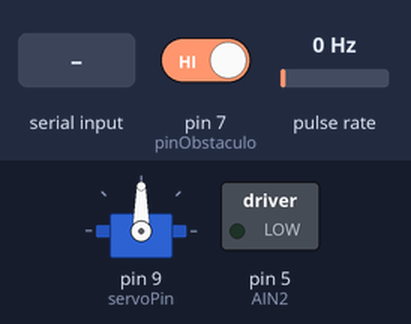
Recording of a sketch running on a simulated Arduino Uno, built with avr-gcc and run on an emulated ATmega328P. Parts: servo, switched loads named in the sketch (green lamp = pin HIGH). Wiring (inferred from the names in the program): pulse sensor: data pin 2. The test bench sets the inputs (shaded band); at power-on: pin 7 (pinObstaculo) HIGH, pulse rate 0 Hz. What the sketch prints to the serial monitor is not drawn.

Above: at 1.2 s.
1.3 s: "1\n" received over Serial
At 2.5 s:
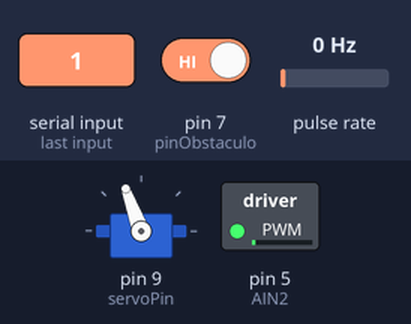
2.8 s: "2\n" received over Serial
At 4.0 s:
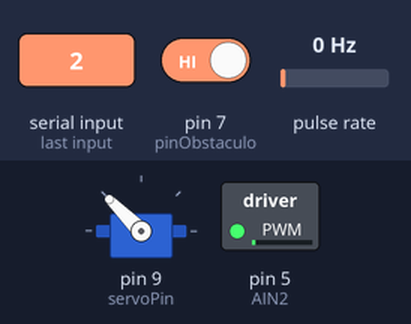
4.3 s: "3\n" received over Serial
At 5.5 s:
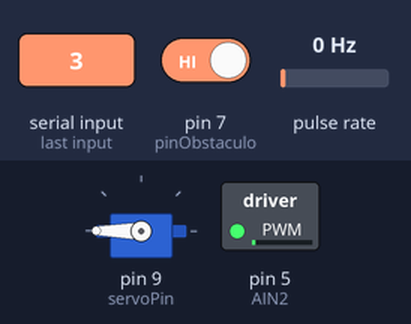
5.8 s: "90,45\n" received over Serial
At 7.0 s:
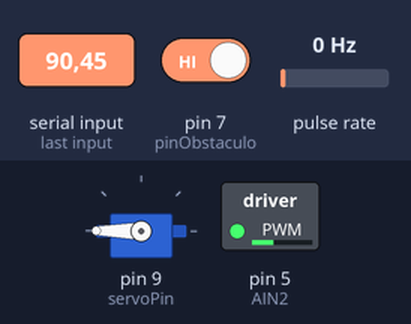
7.3 s: "200\n" received over Serial
At 8.5 s:
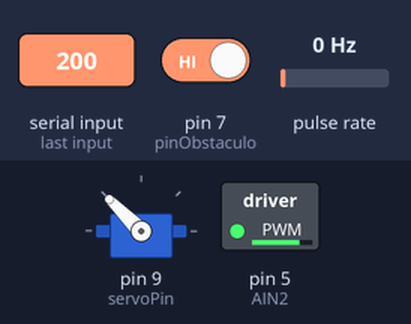
8.8 s: "90\n" received over Serial
At 9.4 s:
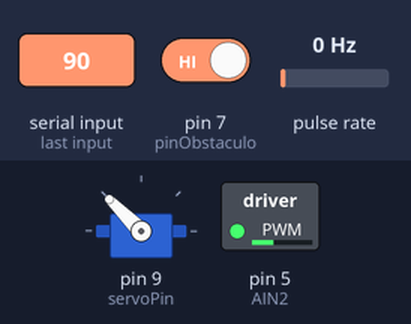
Timing chart, 0 to 11.3 s (numbered marks = the images above; inputs shaded):
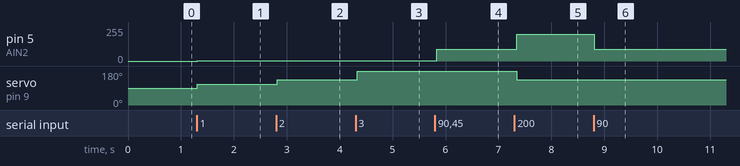

Measured:
- after the input at 1.3 s, pin 5 (AIN2): 0/255 → 1/255 at once; servo on pin 9 (servoPin): 90° → 110° at once
- after the input at 2.8 s, pin 5 (AIN2): 1/255 → 2/255 at once; servo on pin 9 (servoPin): 110° → 135° at once
- after the input at 4.3 s, pin 5 (AIN2): 2/255 → 3/255 at once; servo on pin 9 (servoPin): 135° → 180° at once
- after the input at 5.8 s, pin 5 (AIN2): 3/255 → 90/255 at once
- after the input at 7.3 s, pin 5 (AIN2): 90/255 → 200/255 after 0.05 s; servo on pin 9 (servoPin): 180° → 135° after 0.05 s
- after the input at 8.8 s, pin 5 (AIN2): 200/255 → 90/255 at once

The sketch:

Programacion_Experimenta.ino
```cpp
#include <Servo.h>

const int enconderPin = 2; // Pin A para el Encoder
const int AIN2 = 5; // Salida PWM del motor
const byte pinObstaculo = 7;  // Pin digital utilizado para el sensor de obstáculos
const int servoPin = 9; // Pin de señal del servo

int motorPwm = 0; // Valor del PWM del motor
unsigned int rpm = 0;       // Variable para almacenar las RPM
volatile byte pulses = 0;   // Contador de pulsos del Encoder
int estadoAnterior = 0; // Variable para almacenar el estado anterior del sensor
char servoCommand = '3'; // Valor del servo

unsigned long lastTime = 0; // Variable para almacenar el tiempo anterior
int sampleTime = 100;       // Intervalo de muestreo en milisegundos
int hayObstaculo = HIGH;  // Variable para almacenar el estado del sensor de obstáculos

int angle1 = 110;    // Ángulo del primer estado
int angle2 = 135;   // Ángulo del segundo estado
int angle3 = 180;   // Ángulo del tercer estado

Servo myservo;  // Creamos un objeto servo para controlar un servo

String inputString = ""; // Cadena de entrada
//boolean stringComplete = false; // Bandera de cadena completa

void setup() {
  // Inicializar el puerto serie a 9600 baudios
  Serial.begin(9600);

  // Configurar la salida del motor
  pinMode(AIN2, OUTPUT);
  analogWrite(AIN2, 0); // Inicializar el valor del PWM en 0

  // Configurar la entrada del encoder
  pinMode(enconderPin, INPUT); // Configurar el pin del Encoder como entrada
  attachInterrupt(0, counter, RISING); // Habilitar la interrupción en el pin 1 (INT1) para contar los pulsos del Encoder

  // Configurar el servo
  myservo.attach(servoPin);
}

void loop() {

  if (Serial.available() > 0) { // Si hay datos disponibles en el puerto serie
  String inputString = Serial.readStringUntil('\n'); // Lee los datos hasta encontrar el caracter de fin de línea

  // Separa los valores del motor y del servo
  String motorString = inputString.substring(0, inputString.indexOf('_'));
  String servoString = inputString.substring(inputString.indexOf('_') + 1);

  // Convierte los valores a enteros y caracteres, respectivamente
  motorPwm = motorString.toInt();
  servoCommand = servoString.charAt(0);

  // Escribir el valor del PWM en la salida
  analogWrite(AIN2, motorPwm);

  // Mover el servo según el valor recibido
  switch(servoCommand) {
    case '1':
      myservo.write(angle1);
      break;

    case '2':
      myservo.write(angle2);
      break;

    case '3':
      myservo.write(angle3);
      break;
  }

  }

  leerSensorObstaculo(); // Función para leer el estado del sensor
  readRPM(); // Función para calcular y imprimir las RPM del motor

  // Enviar los datos como una tupla

  String msg = String(rpm) + "_" + String(estadoAnterior);
  Serial.println(msg);

}

void readRPM() {
  unsigned long currentMillis = millis(); // Obtener el tiempo actual en milisegundos

  if ((currentMillis - lastTime) >= sampleTime){

    detachInterrupt(0); // Deshabilitar la interrupción para evitar problemas de concurrencia
    lastTime = currentMillis; // Actualizar el tiempo anterior

    // Cálculo de las RPM del motor
    rpm = 0.1*(10*pulses*(60.0/374.22))+0.9*rpm; // RPM del eje principal

    lastTime = millis(); // Actualizar el tiempo anterior
    pulses = 0; // Reiniciar el contador de pulsos

    attachInterrupt(0,counter,RISING); // Volver a habilitar la interrupción en el pin 1 (INT1) del Encoder

  }

  delay(50); // Pequeña pausa para evitar lecturas erróneas del Encoder
}

void leerSensorObstaculo() {
  static unsigned long lastReadTime = 0; // Variable para almacenar el tiempo de la última lectura del sensor de obstáculos
  unsigned long currentTime = millis(); // Obtener el tiempo actual en milisegundos

  if ((currentTime - lastReadTime) >= 150){ // Si ha pasado al menos 150 ms desde la última lectura del sensor
    lastReadTime = currentTime; // Actualizar el tiempo de la última lectura del sensor
    hayObstaculo = digitalRead(pinObstaculo); // Leer el estado del sensor de obstáculos

    if (hayObstaculo == LOW) {  // Si se detecta un obstáculo
    estadoAnterior = 1;

    } else {      // No se detecta un obstaculo
    estadoAnterior = 0;
    }
  }
}

void counter(){
  pulses++; // Incrementar el contador de pulsos del Encoder
}
```
